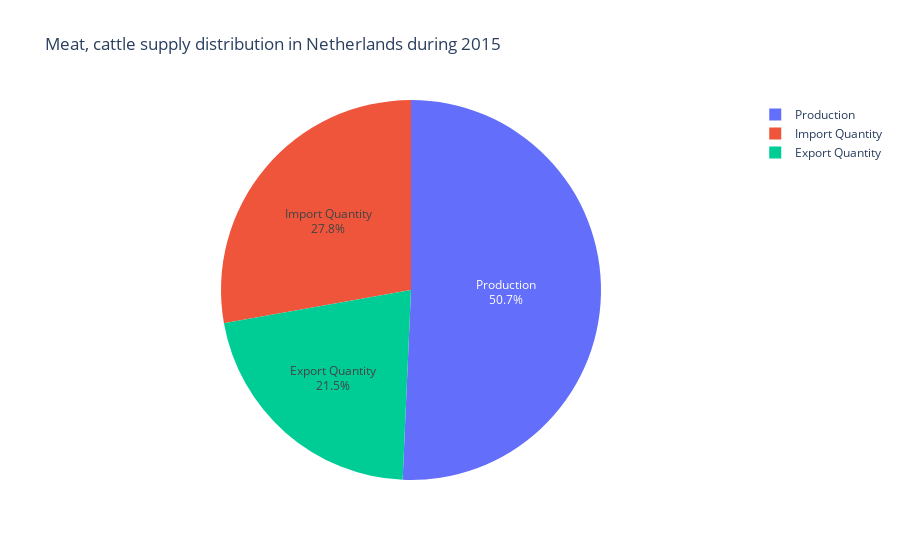

Write notebook code for a chart like this one.
### Code cell
reparto_suministros(df, 'Netherlands', 'Meat, cattle', año = 2015, ratio_pop = True)

### Figure 1 — Plotly figure (JSON) as saved in the notebook; plotly's stock layout.template omitted (floating-point values rounded to 4 significant figures)
{"data": [{"domain": {"x": [0, 1], "y": [0, 1]}, "hovertemplate": "Element=%{label}<br>Value=%{value}<extra></extra>", "labels": ["Production", "Import Quantity", "Export Quantity"], "legendgroup": "", "name": "", "showlegend": true, "textinfo": "percent+label", "textposition": "inside", "type": "pie", "values": [22.58, 12.38, 9.576]}], "layout": {"legend": {"tracegroupgap": 0}, "title": {"text": "Meat, cattle supply distribution in Netherlands during 2015"}}}
